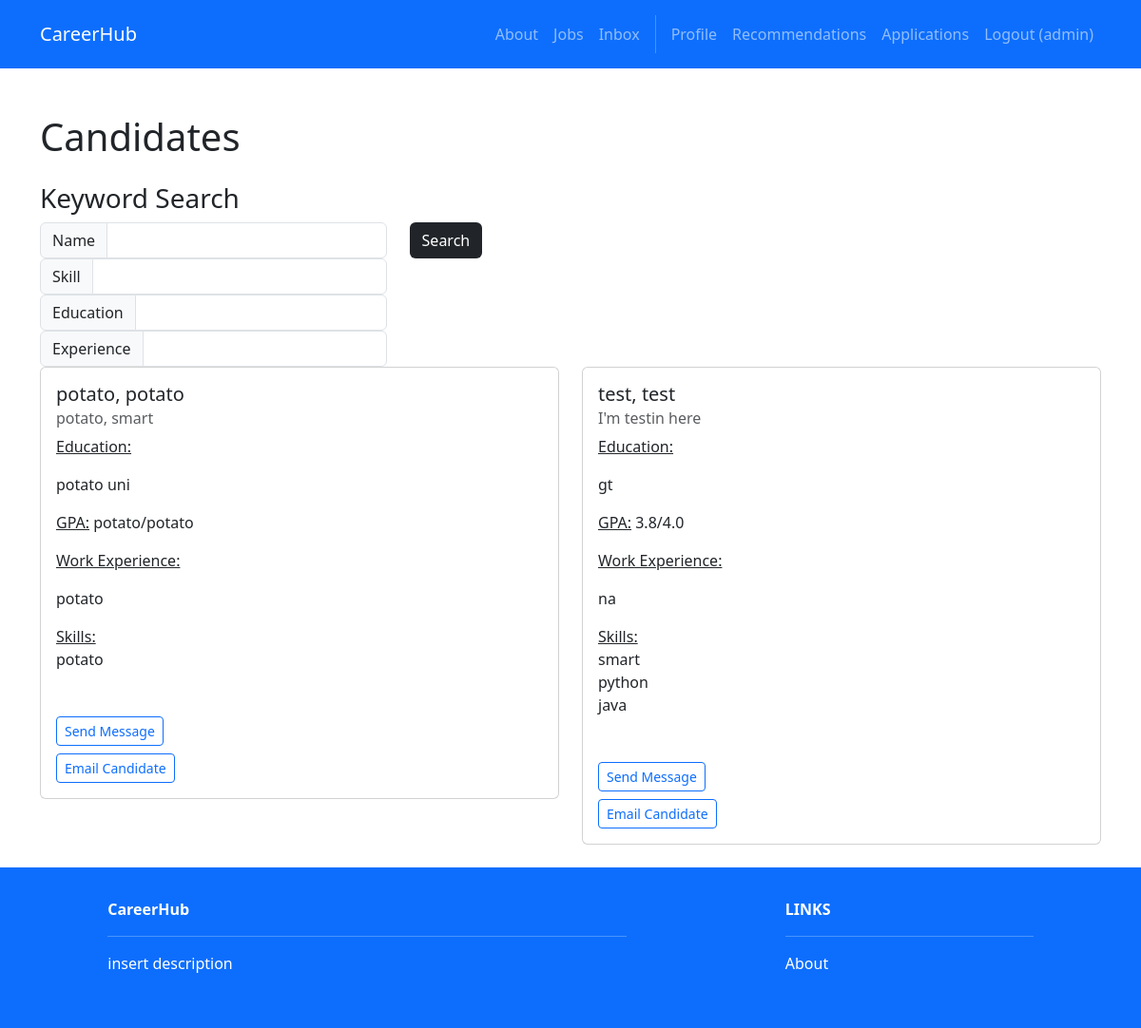
Before: /recruiters/candidates (signed in) with the older database file.
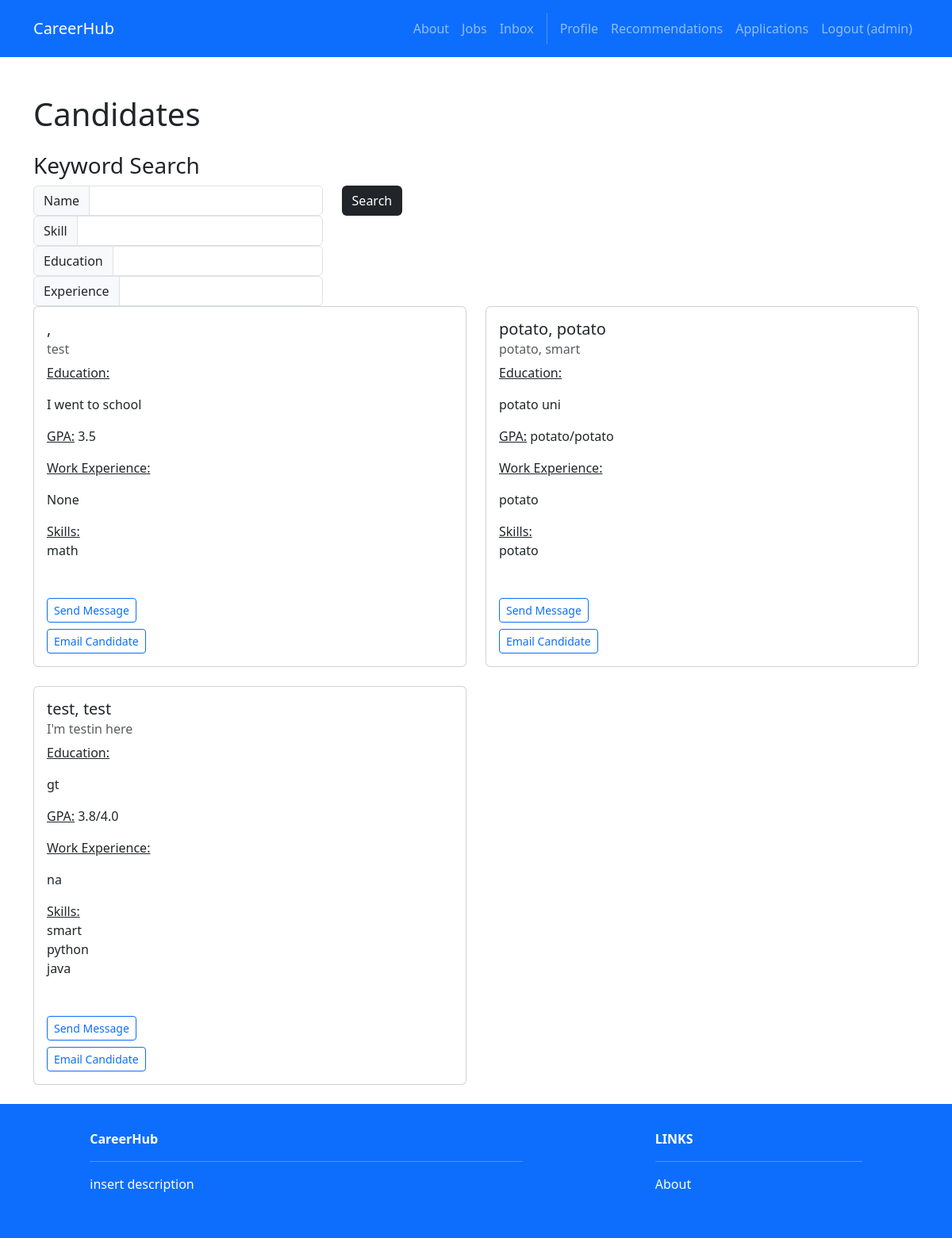
After: the same page with the newer database file.
### profiles/models.py (models this page shows)
class Profile(models.Model):
    user = models.OneToOneField(User, on_delete=models.CASCADE)
    headline = models.CharField(max_length=200)
    skills = models.ManyToManyField('Skill')
    education = models.TextField()
    gpa = models.CharField(max_length=20)
    work_experience = models.TextField()
    links = models.TextField()
    location = models.CharField(max_length=255, blank=True, null=True)
    created_at = models.DateTimeField(auto_now_add=True)
    updated_at = models.DateTimeField(auto_now=True)
    lat = models.FloatField(null=True, blank=True)
    lng = models.FloatField(null=True, blank=True)
    profile_visible = models.BooleanField(default=True)  # Master toggle for entire profile
    headline_public = models.BooleanField(default=True)
    skills_public = models.BooleanField(default=True)
    education_public = models.BooleanField(default=True)
    gpa_public = models.BooleanField(default=True)
    work_experience_public = models.BooleanField(default=True)
    links_public = models.BooleanField(default=True)
    email_public = models.BooleanField(default=True)
    location_public = models.BooleanField(default=True)

class Skill(models.Model):
    name = models.CharField(max_length=100, unique=True)

### accounts/models.py (models this page shows)
class User(AbstractUser):
    firstname = models.CharField(max_length=150, blank=True)
    lastname = models.CharField(max_length=150, blank=True)
    username = models.CharField(max_length=150, unique=True)
    password = models.CharField(max_length=128)
    ROLE_CHOICES = [
        ('seeker', 'Job Seeker'),
        ('recruiter', 'Recruiter'),
    ]
    role = models.CharField(max_length=10, choices=ROLE_CHOICES, default='seeker')

### recruiters/views.py (the view, shortened to what this page needs)
# urls.py: path('candidates', views.candidates, name='recruiters.candidates'),
@login_required
def candidates(request):
    name_term = request.GET.get('search_name')
    skill_term = request.GET.get('search_skill')
    education_term = request.GET.get('search_education')
    experience_term = request.GET.get('search_experience')
    valid_search = name_term or skill_term or education_term or experience_term
    if valid_search:
        candidates = Profile.objects.filter(user__first_name__contains=name_term) | Profile.objects.filter(user__last_name__contains=name_term)
        candidates = candidates.filter(education__contains=education_term).filter(work_experience__contains=experience_term)
        if (skill_term):
            candidates = candidates.filter(skills__name__contains=skill_term)
    else:
        candidates = Profile.objects.all().order_by('-created_at')
    candidates = candidates.filter(profile_visible=True)
    results = candidates.__len__
    search_id = request.GET.get('search_id')
    saved_searches = SavedSearch.objects.filter(user=request.user)
    if search_id:
        current_search = SavedSearch.objects.get(id=search_id)
        current_search.result_count = current_search.new_results
        current_search.save()
    return render(request, 'recruiters/candidates.html', {
        'candidates': candidates,
        'valid_search': valid_search,
        'name': name_term,
        'skill': skill_term,
        'education': education_term,
        'experience': experience_term,
        'results': results,
        'saved_searches': saved_searches
    })

### recruiters/templates/recruiters/candidates.html (shortened to what this page needs)
{% extends 'base.html' %}
{% load custom_tags %}
{% block content %}
<div class="container mt-5">
    <h1>Candidates</h1>
    <div class="row mt-4">
        <h3>Keyword Search</h3>
        <form method="GET">
            <div class="row">
                <div class="col-auto">
                    <div class="input-group col-auto">
                        <div class="input-group-text">Name</div>
                        <input type="text" class="form-control" name="search_name">
                    </div>
                    <div class="input-group col-auto">
                        <div class="input-group-text">Skill</div>
                        <input type="text" class="form-control" name="search_skill">
                    </div>
                    <div class="input-group col-auto">
                        <div class="input-group-text">Education</div>
                        <input type="text" class="form-control" name="search_education">
                    </div>
                    <div class="input-group col-auto">
                        <div class="input-group-text">Experience</div>
                        <input type="text" class="form-control" name="search_experience">
                    </div>
                </div>
                <div class="col-auto">
                    <button class="btn bg-dark text-white" type="submit">Search</button><br><br>
                </div>
            </div>
        </form>
        {% for profile in candidates %}
        <div class="col-md-6 mb-4">
            <div class="card">
                <div class="card-body">
                    {% if profile.user %}
                        <h5 class="card-title">{{ profile.user.last_name }}, {{profile.user.first_name }}</h5>
                        {% if profile.headline_public %}
                            <h6 class="card-subtitle mb-2 text-muted">{{ profile.headline }}</h6>
                        {% endif %}
                    {% endif %}
                    {% if profile.education_public %}
                        <p class="card-text"><u>Education:</u> {{ profile.education|linebreaks }}</p>
                    {% endif %}
                    {% if profile.gpa_public %}
                        <p class="card-text"><u>GPA:</u> {{ profile.gpa }}</p>
                    {% endif %}
                    {% if profile.work_experience_public %}
                        <p class="card-text"><u>Work Experience:</u> {{ profile.work_experience|linebreaks }}</p>
                    {% endif %}
                    {% if profile.skills_public %}
                        <p class="card-text"><u>Skills:</u>
                        {% for skill in profile.skills.all %}
                            <br>{{ skill.name }}
                        {% endfor %}
                        </p>
                    {% endif %}
                    <br><a href="{% url 'inbox.compose' profile.user.id%}" class="btn btn-sm btn-outline-primary mt-2">
                        Send Message
                    </a>
                    {% if profile.email_public and profile.user.email %}
                    <br><a href="#" class="btn btn-sm btn-outline-primary mt-2"
                    data-bs-toggle="modal"
                    data-bs-target="#emailCandidateModal"
                    data-candidate-email="{{ profile.user.email }}"
                    data-candidate-name="{{ profile.user.first_name }} {{ profile.user.last_name }}">
                        Email Candidate
                    </a>
                    {% else %}
                    <span class="text-muted mt-2 d-block">Email not available for this candidate.</span>
                    {% endif %}
                </div>
            </div>
        </div>
        {% endfor %}
    </div>
</div>
{% endblock %}

Changed rows visible on the page:
added Profile: headline "test", education "I went to school", gpa "3.5", work_experience "None"
added Skill: name "math", shown under "test"
